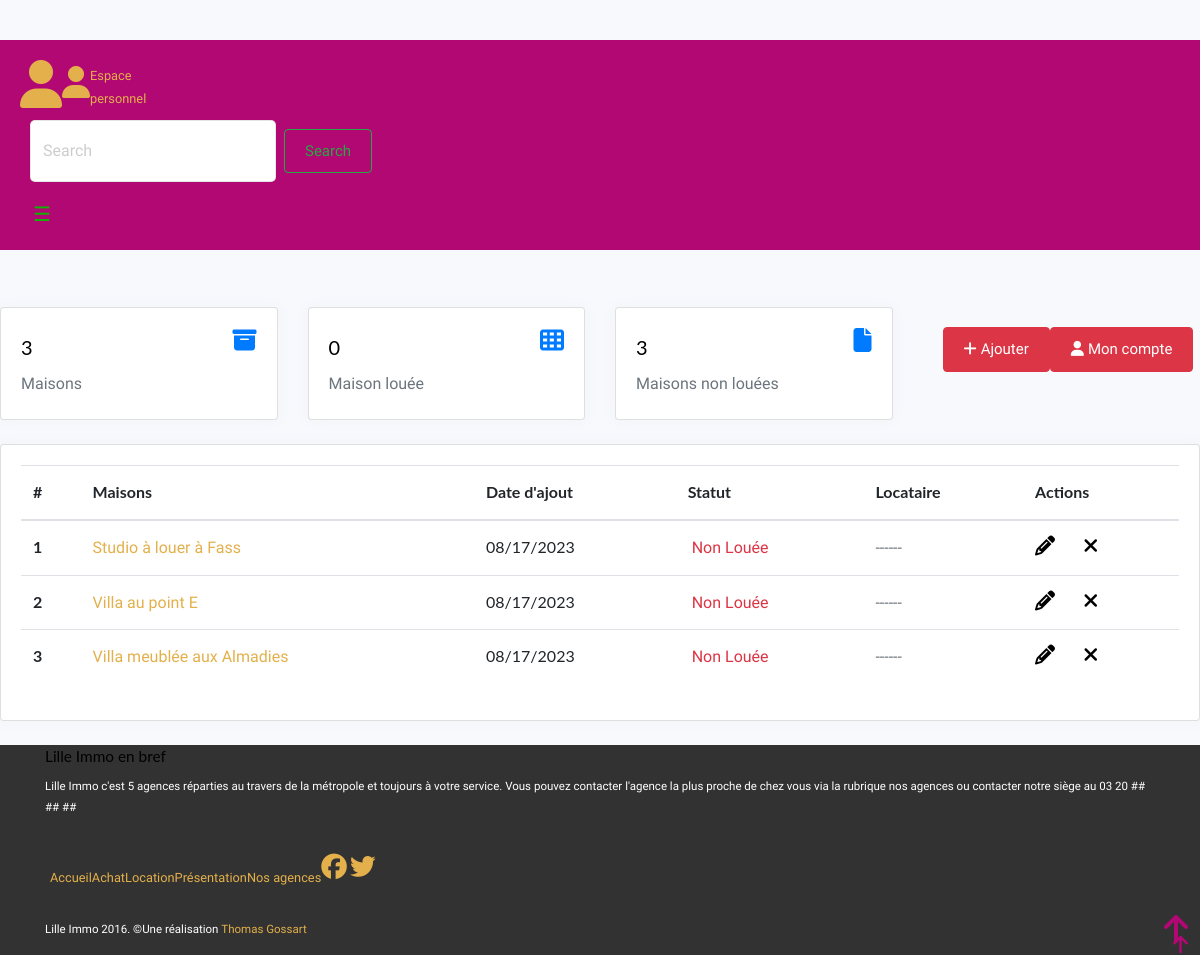
Before: /user/tableau-de-bord/ (signed in) with the older database file.
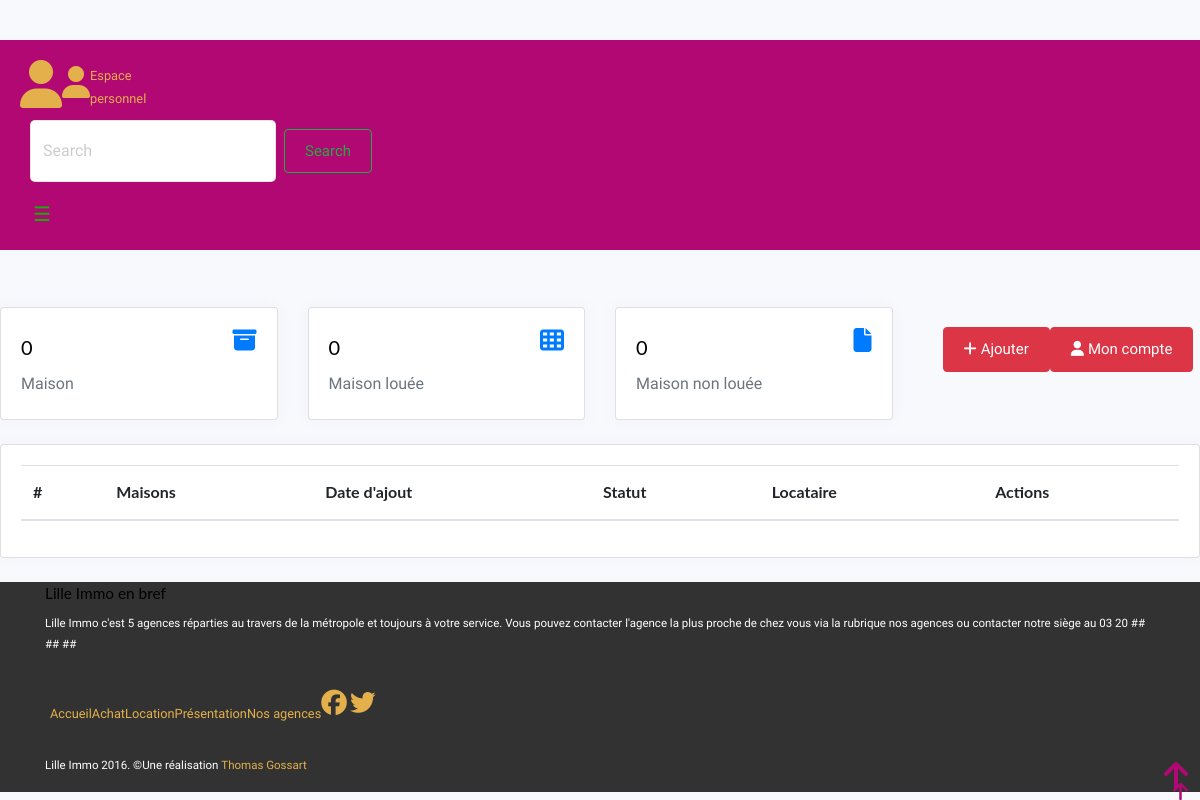
After: the same page with the newer database file.
### annonces/models.py (models this page shows)
class Annonce(models.Model):
    TANDING_CHOICES = [
        ('standard', 'Standard'),
        ('moyen', 'Moyen'),
        ('haut', 'Haut'),
    ]
    titre = models.CharField(max_length=200)
    proprietaire = models.ForeignKey(User, on_delete=models.CASCADE, related_name='annonces_proprietaire')
    locataire = models.ForeignKey(User, on_delete=models.CASCADE,null=True,blank=True, related_name='annonces_locataire')
    ville = models.CharField(max_length=100)
    quartier = models.CharField(max_length=100)
    prix = models.DecimalField(max_digits=10, decimal_places=2)
    description = models.TextField()
    standing = models.CharField(max_length=10, choices=TANDING_CHOICES)
    date_creation = models.DateTimeField(auto_now_add=True)
    louer=models.BooleanField(default=False)
    image = models.ImageField(upload_to='images', default=None)

### users/views.py (the view)
# urls.py: path('tableau-de-bord/', views.tableau_de_bord, name='tableau_de_bord'),
@login_required
def tableau_de_bord(request):
    proprietaire = request.user
    maisons = Annonce.objects.filter(proprietaire=proprietaire)
    nombre_maisons = maisons.count()
    nombre_maisons_louees = maisons.filter(louer=True).count()
    context = {
        'maisons': maisons,
        'nombre_maisons': nombre_maisons,
        'nombre_maisons_louees': nombre_maisons_louees,
        'nombre_maisons_non_louees': nombre_maisons - nombre_maisons_louees,
    }
    return render(request, 'user/tableau_de_bord.html', context)

### templates/user/tableau_de_bord.html (shortened to what this page needs)
{% extends 'base.html' %}
{% block content %}
<br><br>
<div class="row">
    <div class="col-xl-3 col-md-6">
        <div class="card bg-pattern">
            <div class="card-body">
                <div class="float-right">
                    <i class="fa fa-archive text-primary h4 ml-3"></i>
                </div>
                <h5 class="font-size-20 mt-0 pt-1">{{ nombre_maisons  }}</h5>
                {% if nombre_maisons > 1 %}
                    <p class="text-muted mb-0">Maisons</p>
                {% else %}
                    <p class="text-muted mb-0">Maison</p>
                {% endif %}
            </div>
        </div>
    </div>
    <div class="col-xl-3 col-md-6s">
        <div class="card bg-pattern">
            <div class="card-body">
                <div class="float-right">
                    <i class="fa fa-th text-primary h4 ml-3"></i>
                </div>
                <h5 class="font-size-20 mt-0 pt-1">{{ nombre_maisons_louees }}</h5>
                {% if nombre_maisons_louees > 1 %}
                    <p class="text-muted mb-0">Maisons louées</p>
                {% else %}
                    <p class="text-muted mb-0">Maison louée</p>
                {% endif %}
            </div>
        </div>
    </div>
    <div class="col-xl-3 col-md-6">
        <div class="card bg-pattern">
            <div class="card-body">
                <div class="float-right">
                    <i class="fa fa-file text-primary h4 ml-3"></i>
                </div>
                <h5 class="font-size-20 mt-0 pt-1">{{ nombre_maisons_non_louees }}</h5>
                {% if nombre_maisons_non_louees > 1 %}
                    <p class="text-muted mb-0">Maisons non louées</p>
                {% else %}
                    <p class="text-muted mb-0">Maison non louée</p>
                {% endif %}
            </div>
        </div>
    </div>
    <div class="col-xl-3 col-md-6">
          <div class="card-body">
            <div class="d-flex justify-content-between mb-3">
                <a href="{% url 'ajouter' %}" class="btn btn-danger" type="button"><i class="fa fa-plus mr-1"></i>Ajouter</a>
              <a href="{% url 'user:mon_compte' %}" class="btn btn-danger" type="button"><i class="fa fa fa-user mr-1"></i>Mon compte</a>
            </div>
          </div>
    </div>
</div>
<div class="row">
    <div class="col-lg-12">
        <div class="card">
            <div class="card-body">
                <div class="table-responsive project-list">
                    <table class="table project-table table-centered table-nowrap">
                        <thead>
                            <tr>
                                <th scope="col">#</th>
                                <th scope="col">Maisons</th>
                                <th scope="col">Date d'ajout</th>
                                <th scope="col">Statut</th>
                                <th scope="col">Locataire</th>
                                <th scope="col">Actions</th>
                            </tr>
                        </thead>
                        <tbody>
                            {% for maison in maisons%}
                                <tr>
                                    <th scope="row">{{ maison.id }}</th>
                                    <td>
                                        <a href="#">{{ maison.titre }}</a>
                                    </td>
                                    <td>{{ maison.date_creation|date:"SHORT_DATE_FORMAT" }}</td>
                                    <td>
                                        {% if maison.louer %}
                                            <span class="text-success font-12"><i class="mdi mdi-checkbox-blank-circle mr-1"></i> Louée </span>
                                        {% else %}
                                            <span class="text-danger font-12">Non Louée </span>
                                        {% endif %}
                                    </td>
                                    <td>
                                        {% if maison.louer %}
                                            {{ maison.locataire.username }}
                                        {% else %}
                                            <span class="text-muted">    ------      </span>
                                        {% endif %}
                                    </td>
                                    <td>
                                        <div class="action">
                                            <a href="#" class="text-success mr-4" data-toggle="tooltip" data-placement="top" title="" data-original-title="Edit"> <i class="fa fa-pencil h5 m-0"></i></a>
                                            <a href="{% url 'user:supprimer_annonce' annonce_id=maison.id  %}" class="text-danger" data-toggle="tooltip" data-placement="top" title="" data-original-title="Close"> <i class="fa fa-remove h5 m-0"></i></a>
                                        </div>
                                    </td>
                                </tr>
                            {% endfor %}
                        </tbody>
                    </table>
                </div>
            </div>
        </div>
    </div>
</div>
{% endblock %}

### templates/base.html (shortened to what this page needs)
{% load static %}
<!doctype html>
<html class="no-js" lang="fr">
<head>
  <link rel="stylesheet" href="https://maxcdn.bootstrapcdn.com/bootstrap/4.0.0-alpha.3/css/bootstrap.min.css">
  <link rel="stylesheet" href="{% static 'css/normalize.css' %}">
  <link rel="stylesheet" href="{% static 'css/main.css' %}">
  <link rel="stylesheet" href="{% static 'css/style_login.css' %}">
	<link rel="stylesheet" href="https://stackpath.bootstrapcdn.com/font-awesome/4.7.0/css/font-awesome.min.css">
</head>
<body>
<header id="top">
  <a href="#top" class="m-b-1"><i class="fa fa-arrow-up fa-lg hidden-sm-up pull-xs-right" aria-hidden="true"></i></a>
  <a href="#top" class="m-b-1 m-r-1"><i class="fa fa-arrow-up fa-2x hidden-sm-down pull-sm-right" aria-hidden="true"></i></a>
</header>
<nav>
  {% if request.user.is_authenticated %}
    {% if request.user.is_student %}
      <a href="{% url 'user:mon_compte' %}">
        <aside class="pull-xs-right m-r-2" id="personal_space">
          <i class="fa fa-user fa-3x m-r-1 hidden-xs-down" aria-hidden="true"></i>
          <i class="fa fa-user fa-2x m-r-1 hidden-sm-up" id="small_user" aria-hidden="true"></i>
          <span>Espace<br>personnel</span>
        </aside>
      </a>
    {% endif %}
  {% else %}
    <div class="pull-xs-right m-r-2" id="personal_space">
      <a type='button' class="btn btn-outline-primary m-r-1" style="margin: 10px;" href="{% url 'user:connexion' %}">Se connecter</a>
      <a class="btn btn-success" style="margin: 10px;" href="{% url 'user:inscription' %}">S'inscrire</a>
    </div>
  {% endif %}
  <div class="pull-xs-right m-r-2">
  <form class="form-inline my-2 my-lg-0">
    <input class="form-control mr-sm-2"style="margin: 10px;" type="search" placeholder="Search" aria-label="Search">
    <button class="btn btn-outline-success my-2 my-sm-0" type="submit">Search</button>
  </div>
  <button class="navbar-toggler hidden-sm-up" type="button" data-toggle="collapse" data-target="#exCollapsingNavbar2">
    &#9776;
  </button>
</nav>
{% block content %}
{% endblock %}
<footer class="m-t-3">
  <section class="container p-t-1 p-x-1 text-xs-center">
    <h4>Lille Immo en bref</h4>
    <p>Lille Immo c'est 5 agences réparties au travers de la métropole et toujours à votre service. Vous pouvez contacter l'agence la plus proche de chez vous via la rubrique nos agences ou contacter notre siège au 03 20 ## ## ##</p>
    <nav class="row">
      <ul class="nav navbar-nav text-xs-center col-xs-9">
        <li class="nav-item m-x-1">
          <a class="nav-link" href="{% url 'home' %}">Accueil<span class="sr-only">(current)</span></a>
        </li>
        <li class="nav-item m-x-1">
          <a class="nav-link" href="achat.html">Achat</a>
        </li>
        <li class="nav-item m-x-1">
          <a class="nav-link" href="location.html">Location</a>
        </li>
        <li class="nav-item m-x-1">
          <a class="nav-link" href="presentation.html">Présentation</a>
        </li>
        <li class="nav-item m-x-1">
          <a class="nav-link" href="agences.html">Nos agences</a>
        </li>
      </ul>
      <figure class="col-xs-3 m-t-1">
        <a href="#">
          <i class="fa fa-facebook-official fa-2x m-r-1" aria-hidden="true"></i>
        </a>
        <a href="#">
          <i class="fa fa-twitter fa-2x m-r-2" aria-hidden="true"></i>
        </a>
      </figure>
    </nav>
    <p>Lille Immo 2016. &copy;Une réalisation <a href="https://thomgo.github.io/portfolio/" target="_blank">Thomas Gossart</a></p>
  </section>
</footer>
</body>
</html>

### static/css/main.css (style rules this page uses)
html { color: #222; font-size: 1em; line-height: 1.4; }
body, #personal_space, .gallery, .description { display: flex; }
nav { padding: 20px !important;; }
body { min-height: 100vh; width: 100%; flex-direction: column; }
a, a:hover { color: inherit; }
header, nav, footer, section aside, iframe { width: 100%; }
p, span, form, #find_button, figcaption { font-family: 'Open Sans', sans-serif; }
h2, h3, h4, h5, h6, a, .appeal { font-family: 'Reem Kufi', sans-serif; }
.navbar-toggler, nav ul, h1 { margin-top: .3em; }
nav, footer, #find_button, #search_form h3, .head, #contact_button { color: white; }
.navbar-toggler, .green { color: #11b200; }
.appeal, .purple, .fa-arrow-up { color: #b20873; }
body nav:nth-child(2) { background-color: #b20873; }
#small_user { margin-top: .2em; }
nav aside span { font-size: .8em; }
.fa-arrow-up { position: fixed; bottom: 1%; right: 1%; z-index: 1000; }
footer { background-color: #323232; font-size: .8em; }
footer p { font-size: .8em; }
footer h4 { font-size: 1.2em; }
@media (min-width: 768px) { nav aside span { margin-top: .3em; } }
@media (min-width: 768px) { footer p { font-size: .9em; } }
body { margin: 0; padding-top: 40px; color: #2e323c; background: #f5f6fa; position: relative; height: 100%; }
.form-control { border: 1px solid #cfd1d8; -webkit-border-radius: 2px; -moz-border-radius: 2px; border-radius: 2px; font-size: .825rem; background: #ffffff; color: #2e323c; }
.card { background: #ffffff; -webkit-border-radius: 5px; -moz-border-radius: 5px; border-radius: 5px; border: 0; margin-bottom: 1rem; }
body { background:#f3f3f3; margin-top:20px; color: #616f80; }
.card { border: none; margin-bottom: 24px; -webkit-box-shadow: 0 0 13px 0 rgba(236,236,241,.44); box-shadow: 0 0 13px 0 rgba(236,236,241,.44); }

Changed rows visible on the page:
no longer on this page (row edited): Annonce: id "1", titre "Studio à louer à Fass", date_creation "08/17/2023", louer "Non Louée"
no longer on this page (row edited): Annonce: id "2", titre "Villa au point E", date_creation "08/17/2023", louer "Non Louée"
no longer on this page (row edited): Annonce: id "3", titre "Villa meublée aux Almadies", date_creation "08/17/2023", louer "Non Louée"
Other visible differences:
{{ nombre_maisons }}: "3" → "0"
{{ nombre_maisons_non_louees }}: "3" → "0"
text no longer shown: "Maisons Maisons non louées"
text now shown: "Maison Maison non louée"
